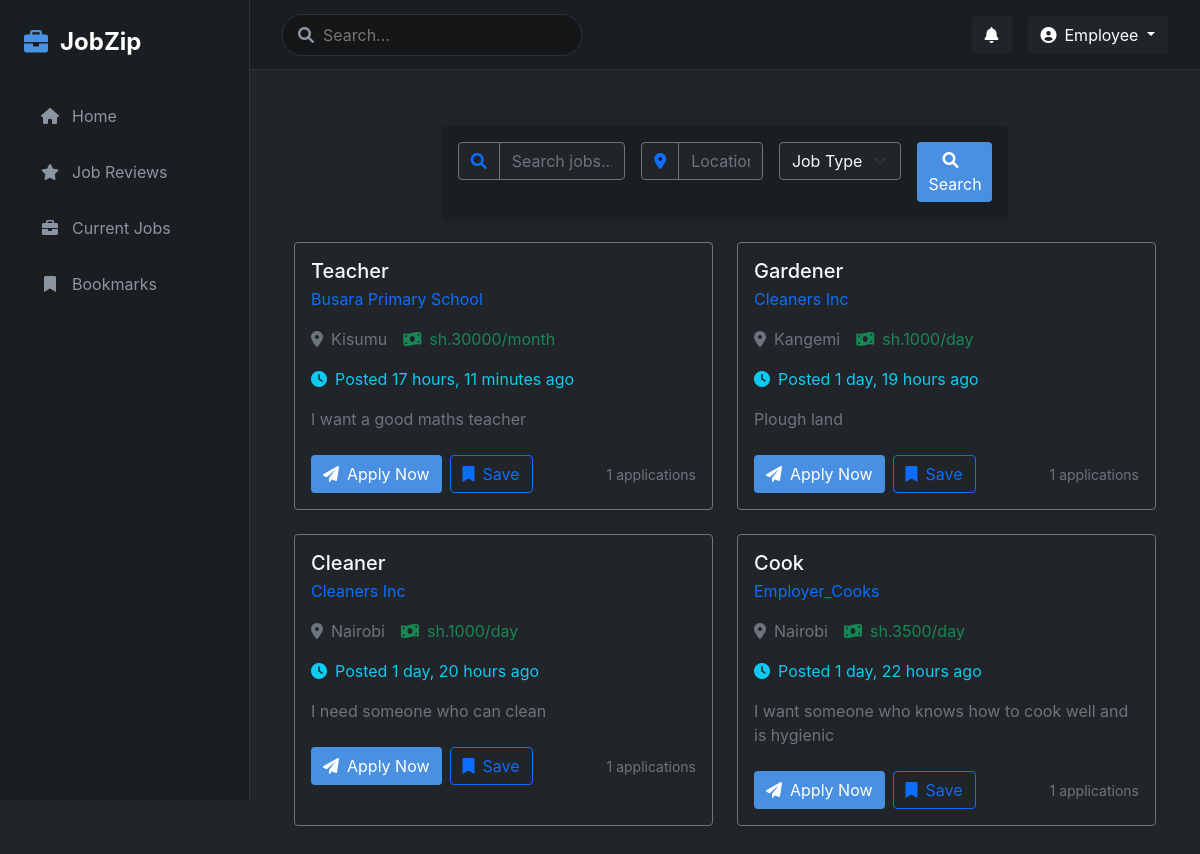
Page /listings/ (signed in) on the earlier database version.
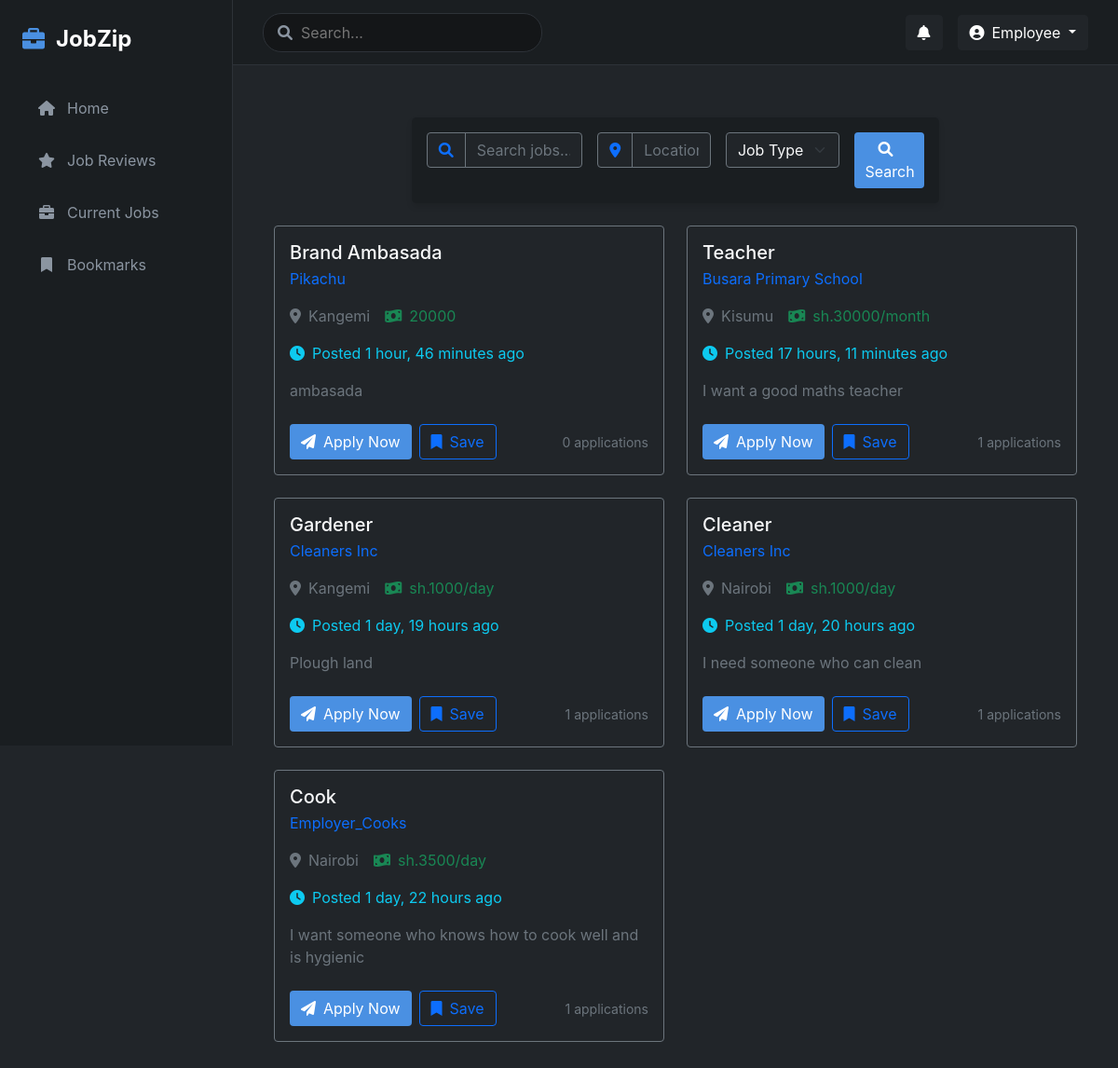
Same page on the later database version.
### jobs/models.py (models this page shows, shortened)
class Job(models.Model):
    STATUS_CHOICES = (
        ('open', 'Open'),
        ('closed', 'Closed'),
    )
    employer = models.ForeignKey(User, on_delete=models.CASCADE, related_name='posted_jobs')
    title = models.CharField(max_length=200)
    description = models.TextField()
    location = models.CharField(max_length=100)
    duration = models.CharField(max_length=50)
    company = models.CharField(max_length=200)
    salary = models.CharField(max_length=100, help_text="e.g., $50,000/year or $25/hour", null=True, blank=True)
    employees_required = models.IntegerField()
    deadline = models.DateTimeField()
    created_at = models.DateTimeField(auto_now_add=True)
    status = models.CharField(max_length=10, choices=STATUS_CHOICES, default='open')
    company_pictures = models.ManyToManyField('CompanyPicture')

### jobs/views.py (the view)
# urls.py: path('listings/', views.listings, name='listings'),
@login_required
def listings(request):
    if request.user.user_type == 'employer':
        return render(request, 'jobs/employer_listings.html', {
            'jobs': Job.objects.filter(employer=request.user).order_by('-created_at'),
            'form': JobPostForm()
        })
    elif request.user.user_type == 'employee':
        jobs = Job.objects.filter(status='open').order_by('-created_at')
        bookmarks = Bookmark.objects.filter(user=request.user).values_list('job_id', flat=True)
        for job in jobs:
            job.is_bookmarked = job.id in bookmarks
        return render(request, 'jobs/listings.html', {'jobs': jobs})
    return redirect('home')

### jobs/templates/jobs/listings.html (shortened to what the changed rows need)
{% extends 'jobs/base.html' %}
{% load static %}
{% block content %}
<div class="container-fluid py-4">
    <div class="row">
        {% for job in jobs %}
        <div class="col-lg-6 mb-4">
            <div class="card bg-dark border-secondary h-100">
                <div class="card-body">
                    <div class="d-flex justify-content-between align-items-start mb-3">
                        <div>
                            <h5 class="card-title mb-1">{{ job.title }}</h5>
                            <div class="text-primary">{{ job.company }}</div>
                        </div>
                    </div>
                    <div class="mb-3">
                        <div class="d-flex flex-wrap gap-3">
                            <div class="text-muted">
                                <i class="fas fa-map-marker-alt me-2"></i>{{ job.location }}
                            </div>
                            <div class="text-success">
                                <i class="fas fa-money-bill-wave me-2"></i>{{ job.salary }}
                            </div>
                            <div class="text-info">
                                <i class="fas fa-clock me-2"></i>Posted {{ job.created_at|timesince }} ago
                            </div>
                        </div>
                    </div>
                    <p class="card-text text-muted mb-4">{{ job.description|truncatewords:50 }}</p>
                    <div class="d-flex justify-content-between align-items-center">
                        <div class="d-flex gap-2">
                            <button type="button" class="btn btn-primary" onclick="applyForJob({{ job.id }})">
                                <i class="fas fa-paper-plane me-2"></i>Apply Now
                            </button>
                            <button type="button" class="btn btn-outline-primary" onclick="toggleBookmark({{ job.id }})">
                                <i class="fas fa-bookmark me-2"></i>Save
                            </button>
                        </div>
                        <small class="text-muted">{{ job.applications.count }} applications</small>
                    </div>
                </div>
            </div>
        </div>
        {% empty %}
        <div class="col-12">
            <div class="alert alert-info">
                <i class="fas fa-info-circle me-2"></i>No job listings found.
            </div>
        </div>
        {% endfor %}
    </div>
</div>
{% endblock %}

Differences in the rows shown:
added Job: title "Brand Ambasada", company "Pikachu", location "Kangemi", salary "20000", created_at "1 hour, 46 minutes", description "ambasada", applications.count "0"
